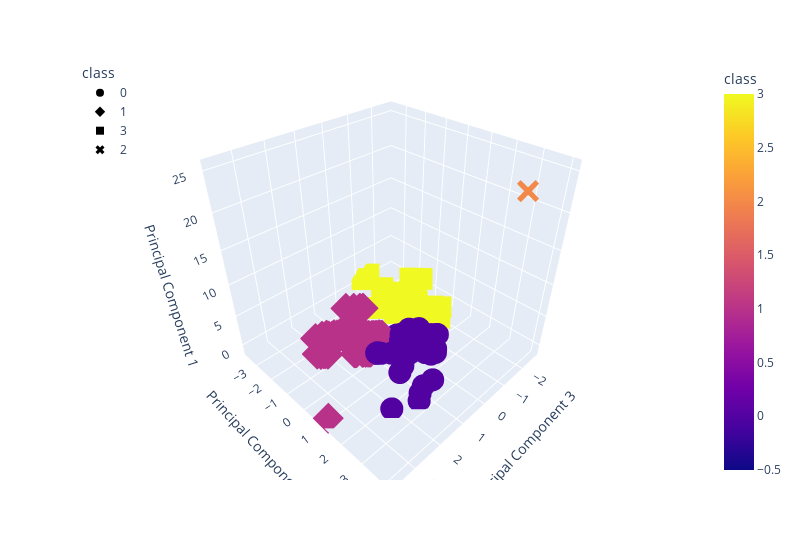

Source (notebook cell):
### Markdown cell above
### Deliverable 4: Visualizing Cryptocurrencies Results

#### 3D-Scatter with Clusters

### Code cell
# Creating a 3D-Scatter with the PCA data and the clusters
fig = px.scatter_3d(
     clustered_df,
     x="Principal Component 3",
     y="Principal Component 2",
     z="Principal Component 1",
     color="class",
     symbol="class",
     width=800,
     hover_name= "CoinName", 
     hover_data= ["Algorithm"]
 )
fig.update_layout(legend=dict(x=0, y=1))
fig.show()

### Figure 1 — Plotly figure (JSON) as saved in the notebook; plotly's stock layout.template omitted (floating-point values rounded to 4 significant figures; data arrays with more than 128 entries replaced by an {"elided": "..."} marker saying what was removed)
{"data": [{"customdata": {"elided": "321x1 int values"}, "hovertemplate": "<b>%{hovertext}</b><br><br>class=%{marker.color}<br>Principal Component 3=%{x}<br>Principal Component 2=%{y}<br>Principal Component 1=%{z}<br>Algorithm=%{customdata[0]}<extra></extra>", "hovertext": {"elided": "321 str values"}, "legendgroup": "0", "marker": {"color": {"elided": "321 int values"}, "coloraxis": "coloraxis", "symbol": "circle"}, "mode": "markers", "name": "0", "scene": "scene", "showlegend": true, "type": "scatter3d", "x": {"elided": "321 float values"}, "y": {"elided": "321 float values"}, "z": {"elided": "321 float values"}}, {"customdata": [[20], [12], [20], [18], [34], [34], [23], [23], [34], [36], [25], [31], [10], [10], [9], [23], [34], [33], [30], [20], [6], [3], [0], [15], [18], [10], [34], [32], [20], [18], [10], [10], [30], [12], [18], [30], [16], [5], [35], [12], [1], [2], [6], [8], [10], [10], [28], [10], [18], [36], [18], [15], [36], [20], [36], [34], [10], [10], [20], [12], [3], [36], [36], [7], [20], [10], [10], [15], [31], [7], [20], [10], [26], [18], [32], [10], [35], [30], [32], [10], [11], [10], [27], [10], [14], [24], [31], [12], [13], [11], [28], [18], [32], [10], [4], [4], [18], [21], [18], [18], [36], [4], [23], [34], [19], [20], [10], [18]], "hovertemplate": "<b>%{hovertext}</b><br><br>class=%{marker.color}<br>Principal Component 3=%{x}<br>Principal Component 2=%{y}<br>Principal Component 1=%{z}<br>Algorithm=%{customdata[0]}<extra></extra>", "hovertext": ["Ethereum", "Monero", "Ethereum Classic", "ZCash", "DigiByte", "MyriadCoin", "Riecoin", "Diamond", "Verge", "FeatherCoin", "MediterraneanCoin", "Vertcoin", "ByteCoin", "DigitalNote ", "StorjCoin", "FairCoin", "Unitus", "Cryptonite", "Crypto", "Expanse", "Siacoin", "Decred", "HOdlcoin", "SoilCoin", "Komodo", "Karbo", "Circuits of Value", "ZCoin", "Elementrem", "ZClassic", "Cannabis Industry Coin", "Bikercoins", "HexxCoin", "Citadel", "Zero", "Zoin", "DubaiCoin", "TajCoin", "Coinonat", "Quantum Resistant Ledger", "Espers", "Dynamic", "Nano", "ChanCoin", "Dinastycoin", "LeviarCoin", "SmartCash", "Sumokoin", "BitcoinZ", "VIVO Coin", "Bitcoin Gold", "Pirl", "Innova", "Ellaism", "GoByte", "SHIELD", "UltraNote", "BitCoal", "DaxxCoin", "Lethean", "Photon", "SparksPay", "GunCoin", "Interzone", "1717 Masonic Commemorative Token", "TurtleCoin", "Niobio Cash", "Travelflex", "KREDS", "Stipend", "Callisto Network", "BitTube", "Aidos Kuneen", "Bitrolium", "Alpenschillling", "Monero Classic", "Jumpcoin", "Infinex", "GINcoin", "PlatinCoin", "Loki", "Newton Coin", "MassGrid", "PluraCoin", "Muse", "PlusOneCoin", "Absolute Coin", "Webchain", "Ryo", "Qwertycoin", "XDNA", "CrypticCoin", "Actinium", "FREDEnergy", "Universal Molecule", "Lithium", "PirateCash", "Exosis", "Beam", "Bithereum", "UFO Coin", "BlakeCoin", "Groestlcoin", "JoinCoin", "Vollar", "Reality Clash", "Beldex", "Horizen"], "legendgroup": "1", "marker": {"color": [1, 1, 1, 1, 1, 1, 1, 1, 1, 1, 1, 1, 1, 1, 1, 1, 1, 1, 1, 1, 1, 1, 1, 1, 1, 1, 1, 1, 1, 1, 1, 1, 1, 1, 1, 1, 1, 1, 1, 1, 1, 1, 1, 1, 1, 1, 1, 1, 1, 1, 1, 1, 1, 1, 1, 1, 1, 1, 1, 1, 1, 1, 1, 1, 1, 1, 1, 1, 1, 1, 1, 1, 1, 1, 1, 1, 1, 1, 1, 1, 1, 1, 1, 1, 1, 1, 1, 1, 1, 1, 1, 1, 1, 1, 1, 1, 1, 1, 1, 1, 1, 1, 1, 1, 1, 1, 1, 1], "coloraxis": "coloraxis", "symbol": "diamond"}, "mode": "markers", "name": "1", "scene": "scene", "showlegend": true, "type": "scatter3d", "x": [1.013, 1.334, 1.013, 1.093, 0.4956, 0.454, 0.8921, 1.538, 0.4855, 0.37, 0.812, 0.5705, 1.813, 1.436, 0.379, 1.538, 0.4497, 0.4939, 0.6106, 1.013, 1.573, 2.342, 1.817, 1.214, 3.678, 1.415, 0.4523, 0.5301, 1.013, 1.093, 1.415, 1.415, 0.6105, 1.335, 1.093, 0.6105, 1.173, 2.262, 0.4096, 1.334, 2.532, 1.736, 1.576, 1.495, 1.419, 1.415, 0.7019, 1.415, 1.139, 0.3693, 1.093, 1.214, 0.3694, 1.013, 0.3694, 0.4511, 1.602, 1.415, 1.035, 1.336, 1.894, 0.3693, 0.3704, 1.535, -0.06431, 3.629, 1.415, 1.214, 0.5727, 2.181, 1.027, 1.417, 0.7714, 1.093, 0.5308, 1.415, 0.4095, 0.6106, 0.5301, 1.416, 1.375, 1.82, 0.7315, 1.417, 0.1769, 0.8518, 1.217, 1.338, 1.294, 1.778, 1.338, 1.11, 0.5303, 1.432, 1.656, 1.656, 0.01632, 0.9724, 1.094, 1.093, 0.3779, 1.671, 0.8922, 0.4497, 1.057, 1.013, 1.418, 1.093], "y": [-1.167, -1.519, -1.167, -1.256, -0.4684, -0.5437, -1.036, -0.4614, -0.4623, -0.4648, -0.948, -0.6851, -0.5628, -1.561, -2.607, -0.4613, -0.5537, -0.5913, -0.7291, -1.168, -1.666, -1.338, -2.045, -1.387, 1.045, -1.606, -0.5478, -0.6416, -1.168, -1.256, -1.606, -1.606, -0.7293, -1.518, -1.256, -0.7292, -1.343, -1.251, -0.5099, -1.518, -1.238, -1.957, -1.781, -1.694, -1.596, -1.606, -0.7983, -1.606, -1.192, -0.4662, -1.255, -1.387, -0.4661, -1.167, -0.4661, -0.5508, -1.354, -1.606, -1.144, -1.515, -1.613, -0.4662, -0.4641, -1.738, -2.126, 0.7543, -1.605, -1.387, -0.6808, -1.163, -1.153, -1.604, -0.9046, -1.255, -0.6409, -1.606, -0.51, -0.7293, -0.6416, -1.605, -1.562, -1.062, -0.8601, -1.602, -2.389, -0.9924, -0.1105, -1.515, -1.475, -0.8139, -0.2414, -1.224, -0.6414, -1.582, -1.869, -1.869, -2.213, -1.124, -1.255, -1.255, -0.4442, -1.854, -1.036, -0.5539, -1.207, -1.168, -1.6, -1.256], "z": [-0.04412, -0.001979, -0.04191, -0.03454, 0.2627, -0.07616, -0.06046, -0.2601, 0.286, -0.1262, -0.0703, -0.1039, 4.653, 0.214, 0.3501, -0.2594, -0.1209, -0.08714, -0.09925, -0.04541, 0.5302, -0.151, 0.06402, -0.01816, -0.8236, 0.008857, -0.09464, -0.1107, -0.04508, -0.03457, 0.008864, 0.009031, -0.09999, -0.0002026, -0.03459, -0.09963, -0.02393, -0.1617, -0.1267, -0.0001346, 0.7092, 0.05244, 0.03584, 0.02009, 0.05618, 0.009397, -0.00486, 0.009671, 0.2561, -0.1324, -0.03439, -0.01646, -0.1322, -0.04272, -0.1323, -0.1079, 1.159, 0.008832, 0.06322, 0.01453, 1.411, -0.1324, -0.1232, 0.02536, 0.2845, 10.92, 0.01406, -0.01592, -0.08472, -0.1728, 0.02371, 0.01996, -0.07774, -0.03308, -0.1076, 0.009065, -0.1268, -0.09978, -0.1108, 0.0147, 0.005005, 2.492, -0.08006, 0.0272, 0.3175, -0.06715, -0.3029, 0.01569, -0.006711, 3.371, -0.2836, 0.1059, -0.1099, 0.1185, 0.04235, 0.04176, 0.2966, -0.05096, -0.03167, -0.03417, -0.03456, 0.1124, -0.05989, -0.1218, -0.01756, -0.04512, 0.03759, -0.03454]}, {"customdata": [[50], [47], [52], [41], [52], [64], [52], [52], [64], [34], [38], [34], [54], [52], [52], [64], [64], [52], [52], [52], [52], [41], [40], [66], [64], [52], [41], [41], [66], [41], [14], [41], [41], [52], [46], [52], [66], [52], [41], [41], [47], [52], [41], [47], [40], [57], [52], [41], [50], [37], [31], [39], [47], [14], [35], [46], [46], [64], [40], [66], [43], [42], [52], [62], [52], [22], [41], [53], [41], [69], [70], [52], [52], [68], [52], [46], [47], [46], [52], [46], [64], [52], [41], [64], [17], [70], [64], [46], [64], [14], [47], [41], [14], [52], [14], [14], [47], [29], [41], [41], [47], [52]], "hovertemplate": "<b>%{hovertext}</b><br><br>class=%{marker.color}<br>Principal Component 3=%{x}<br>Principal Component 2=%{y}<br>Principal Component 1=%{z}<br>Algorithm=%{customdata[0]}<extra></extra>", "hovertext": ["Bitshares", "PayCoin", "CasinoCoin", "Exclusive Coin", "FlutterCoin", "HyperStake", "MintCoin", "Nautilus Coin", "SuperCoin", "TeslaCoin", "TittieCoin", "Crypti", "BurstCoin", "RubyCoin", "Dnotes", "Ucoin", "Squall Coin", "Diggits", "GPU Coin", "ZeitCoin", "SafeExchangeCoin", "Nebuchadnezzar", "Let it Ride", "MudraCoin", "Lutetium Coin", "BitCurrency", "Opair", "CoffeeCoin", "RoyalCoin", "TeamUP", "ARK", "FreeCoin", "Creatio", "PandaCoin", "Allsafe", "Zilbercoin", "FindCoin", "RenosCoin", "Atmos", "MacronCoin", "ProCurrency", "GrowthCoin", "Phreak", "Ultimate Secure Cash", "QTUM", "Signatum", "Draftcoin", "Stakecoin", "Obsidian", "Cardano", "Rupee", "KekCoin", "Infinity Economics", "Lamden Tau", "Bulwark", "Kalkulus", "Digiwage", "Monkey Project", "TokenPay", "Tokyo Coin", "BiblePay", "Poa Network", "Velox", "Ontology", "MedicCoin", "Bitcoin Green", "Deviant Coin", "Semux", "Zealium", "Proton", "Bitcoin Incognito", "HollyWoodCoin", "Xt3ch", "Dekado", "Lynx", "Poseidon Quark", "BitcoinWSpectrum", "Dystem", "Peony Coin", "Vitae", "ARENON", "MMOCoin", "Ketan", "PAXEX", "Acute Angle Cloud", "Bettex coin", "Junson Ming Chan Coin", "Crypto Sports", "Dash Platinum", "ALAX", "NeosCoin", "Radium", "Lisk", "HiCoin", "EOS", "Oxycoin", "TigerCash", "Waves", "Particl", "Nxt", "ZEPHYR", "BitcoinPlus"], "legendgroup": "3", "marker": {"color": [3, 3, 3, 3, 3, 3, 3, 3, 3, 3, 3, 3, 3, 3, 3, 3, 3, 3, 3, 3, 3, 3, 3, 3, 3, 3, 3, 3, 3, 3, 3, 3, 3, 3, 3, 3, 3, 3, 3, 3, 3, 3, 3, 3, 3, 3, 3, 3, 3, 3, 3, 3, 3, 3, 3, 3, 3, 3, 3, 3, 3, 3, 3, 3, 3, 3, 3, 3, 3, 3, 3, 3, 3, 3, 3, 3, 3, 3, 3, 3, 3, 3, 3, 3, 3, 3, 3, 3, 3, 3, 3, 3, 3, 3, 3, 3, 3, 3, 3, 3, 3, 3], "coloraxis": "coloraxis", "symbol": "square"}, "mode": "markers", "name": "3", "scene": "scene", "showlegend": true, "type": "scatter3d", "x": [-1.263, -1.15, -1.48, -0.9086, -0.7047, -1.833, -1.352, -1.351, -1.833, -0.6269, -0.783, -0.6272, -1.642, -1.351, -1.35, -1.833, -1.403, -1.351, -1.35, -1.133, -1.562, -0.9085, -0.8683, -1.913, -1.832, -1.351, -0.9084, -0.9085, -1.914, -0.9079, -1.115, -0.9085, -0.9085, -1.281, -1.11, -1.351, -1.914, -1.351, -0.9083, -0.9077, -0.9835, -1.346, -0.9085, -1.149, -0.8682, -1.552, -1.351, -0.9084, -1.27, -0.6495, -0.5065, -0.8281, -1.13, -1.114, -0.6673, -1.11, -1.109, -1.833, -0.8683, -1.912, -1.624, -1.379, -1.351, -1.751, -1.35, -0.1447, -0.9084, -2.683, -0.9084, -2.034, -1.644, -1.351, -1.351, -1.994, -2.228, -1.108, -1.15, -1.11, -1.313, -1.109, -1.833, -1.35, -0.9081, -1.833, -1.449, -2.074, -1.834, -1.11, -1.833, -1.113, -1.15, -0.9086, -1.115, -1.329, -1.115, -1.115, -1.148, -1.287, -0.9086, -0.6911, -2.438, -1.351], "y": [-0.793, -0.9419, -0.6877, -1.205, -0.1462, -0.1906, -0.6484, -0.7226, -0.1963, -1.512, -1.326, -1.512, -0.8156, -0.7226, -0.721, -0.1964, 0.1868, -0.7221, -0.7221, -0.3783, -0.9022, -1.205, -1.249, -0.1083, -0.1927, -0.7221, -1.205, -1.204, -0.1087, -1.204, -3.538, -1.205, -1.205, -0.534, -0.9857, -0.7226, -0.1087, -0.7225, -1.204, -1.203, -0.7785, -0.7173, -1.205, -0.9415, -1.248, -0.5028, -0.7226, -1.205, -0.8101, -1.192, -1.643, -1.293, -0.891, -3.537, -1.468, -0.9857, -0.9855, -0.1964, -1.249, -0.1062, -1.675, -1.543, -0.7223, -0.2797, -0.7207, -2.038, -1.205, -1.828, -1.205, 0.02291, 0.45, -0.7225, -0.7226, -0.02076, -1.209, -0.9844, -0.9415, -0.9857, -0.686, -0.9854, -0.1963, -0.7218, -1.205, -0.1962, -3.593, 0.06678, -0.1364, -0.9858, -0.1964, -3.533, -0.9419, -1.205, -3.538, -0.666, -3.535, -3.535, -0.9363, -2.497, -1.205, -1.008, -2.08, -0.7227], "z": [0.1991, 0.1379, 1.185, 0.1703, -0.0807, 0.07053, 0.432, 0.1109, 0.04595, 0.2105, 0.2343, 0.2098, 0.2148, 0.1109, 0.1181, 0.04543, -0.08689, 0.113, 0.1133, 1.67, 0.2306, 0.1708, 0.1766, 0.03641, 0.06175, 0.113, 0.1721, 0.1729, 0.03438, 0.1736, 0.7162, 0.1715, 0.1708, 0.9497, 0.1434, 0.111, 0.03468, 0.1113, 0.1731, 0.1804, 0.8974, 0.1351, 0.1707, 0.1398, 0.1782, 0.08627, 0.1109, 0.1709, 0.1226, 1.038, 0.2252, 0.1815, 0.3645, 0.7227, 0.2034, 0.1435, 0.1447, 0.04547, 0.1763, 0.04588, 0.4368, 0.3025, 0.1121, 0.076, 0.1195, 0.2739, 0.1715, 0.5023, 0.1712, 0.01852, -0.1191, 0.1113, 0.111, 0.0248, 2.547, 0.1497, 0.1395, 0.1434, 0.2811, 0.1451, 0.04604, 0.1147, 0.1725, 0.04627, 0.7883, 0.01317, 0.305, 0.1432, 0.0454, 0.7385, 0.1379, 0.1704, 0.7168, 0.3626, 0.7287, 0.7303, 0.1628, 0.5022, 0.1705, 0.1294, 0.5843, 0.1105]}, {"customdata": [[59]], "hovertemplate": "<b>%{hovertext}</b><br><br>class=%{marker.color}<br>Principal Component 3=%{x}<br>Principal Component 2=%{y}<br>Principal Component 1=%{z}<br>Algorithm=%{customdata[0]}<extra></extra>", "hovertext": ["BitTorrent"], "legendgroup": "2", "marker": {"color": [2], "coloraxis": "coloraxis", "symbol": "x"}, "mode": "markers", "name": "2", "scene": "scene", "showlegend": true, "type": "scatter3d", "x": [-0.7868], "y": [4.043], "z": [25.43]}], "layout": {"coloraxis": {"colorbar": {"title": {"text": "class"}}, "colorscale": [[0, "#0d0887"], [0.1111, "#46039f"], [0.2222, "#7201a8"], [0.3333, "#9c179e"], [0.4444, "#bd3786"], [0.5556, "#d8576b"], [0.6667, "#ed7953"], [0.7778, "#fb9f3a"], [0.8889, "#fdca26"], [1, "#f0f921"]]}, "legend": {"title": {"text": "class"}, "tracegroupgap": 0, "x": 0, "y": 1}, "margin": {"t": 60}, "scene": {"domain": {"x": [0, 1], "y": [0, 1]}, "xaxis": {"title": {"text": "Principal Component 3"}}, "yaxis": {"title": {"text": "Principal Component 2"}}, "zaxis": {"title": {"text": "Principal Component 1"}}}, "width": 800}}
